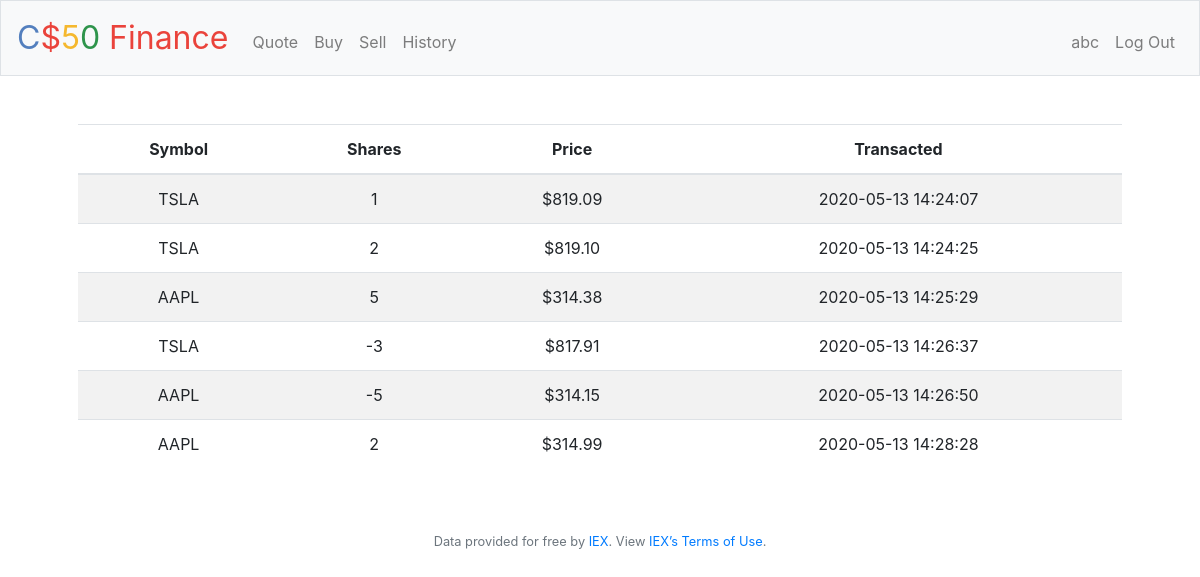
Screenshot of /history (signed in) with the database file from the repository.
### tables this page shows
CREATE TABLE history (
            id INTEGER NOT NULL,
            symbol VARCHAR(255),
            shares INTEGER UNSIGNED,
            price DECIMAL(10, 2),
            transacted DATETIME,
            FOREIGN KEY(id) REFERENCES users(id));

### pset8/finance/application.py (the view)
@app.route("/history")
@login_required
def history():
    sql = "SELECT * FROM history WHERE id=:id"
    trans = db.execute(sql, id=session["user_id"])
    for tran in trans:
        tran["price"] = usd(tran["price"])
    return render_template("history.html", trans=trans)

### pset8/finance/application.py (called while the page is built)
@app.after_request
def after_request(response):
    response.headers["Cache-Control"] = "no-cache, no-store, must-revalidate"
    response.headers["Expires"] = 0
    response.headers["Pragma"] = "no-cache"
    return response

### pset8/finance/helpers.py (called while the page is built)
def login_required(f):
    @wraps(f)
    def decorated_function(*args, **kwargs):
        if session.get("user_id") is None:
            return redirect("/login")
        return f(*args, **kwargs)
    return decorated_function

def usd(value):
    return f"${value:,.2f}"

### pset8/finance/templates/history.html (shortened to what this page needs)
{% extends "layout.html" %}
{% block main %}
    <table class="table table-striped">
        <thead>
            <tr>
                <th>Symbol</th>
                <th>Shares</th>
                <th>Price</th>
                <th>Transacted</th>
            </tr>
        </thead>
        <tbody>
            {% for tran in trans %}
                <tr>
                    <td> {{ tran["symbol"] }}</td>
                    <td> {{ tran["shares"] }}</td>
                    <td> {{ tran["price"] }}</td>
                    <td> {{ tran["transacted"] }}</td>
                </tr>
            {% endfor %}
        </tbody>
    </table>
{% endblock %}

### pset8/finance/templates/layout.html (shortened to what this page needs)
<!DOCTYPE html>
<html lang="en">
    <head>
        <link href="https://maxcdn.bootstrapcdn.com/bootstrap/4.1.3/css/bootstrap.min.css" rel="stylesheet">
        <link href="/static/styles.css" rel="stylesheet">
    </head>
    <body>
        <nav class="navbar navbar-expand-md navbar-light bg-light border">
            <a class="navbar-brand" href="/"><span class="blue">C</span><span class="red">$</span><span class="yellow">5</span><span class="green">0</span> <span class="red">Finance</span></a>
            <div class="collapse navbar-collapse" id="navbar">
                {% if session.user_id %}
                    <ul class="navbar-nav mr-auto mt-2">
                        <li class="nav-item"><a class="nav-link" href="/quote">Quote</a></li>
                        <li class="nav-item"><a class="nav-link" href="/buy">Buy</a></li>
                        <li class="nav-item"><a class="nav-link" href="/sell">Sell</a></li>
                        <li class="nav-item"><a class="nav-link" href="/history">History</a></li>
                    </ul>
                    <ul class="navbar-nav ml-auto mt-2">
                        <li class="nav-item"><a class="nav-link" href="/new_pwd">{{ session["username"] }}</a></li>
                        <li class="nav-item"><a class="nav-link" href="/logout">Log Out</a></li>
                    </ul>
                {% else %}
                    <ul class="navbar-nav ml-auto mt-2">
                        <li class="nav-item"><a class="nav-link" href="/register">Register</a></li>
                        <li class="nav-item"><a class="nav-link" href="/login">Log In</a></li>
                    </ul>
                {% endif %}
            </div>
        </nav>
        <main class="container p-5">
            {% block main %}{% endblock %}
        </main>
        <footer class="small text-center text-muted">
            Data provided for free by <a href="https://iextrading.com/developer">IEX</a>. View <a href="https://iextrading.com/api-exhibit-a/">IEX’s Terms of Use</a>.
        </footer>
    </body>
</html>

### pset8/finance/static/styles.css (style rules this page uses)
nav .navbar-brand { font-size: xx-large; }
nav .navbar-brand .blue { color: #537fbe; }
nav .navbar-brand .red { color: #ea433b; }
nav .navbar-brand .yellow { color: #f5b82e; }
nav .navbar-brand .green { color: #2e944b; }
main { overflow-x: auto; text-align: center; }

### rows the page displays
history: symbol "TSLA", shares "1", price "$819.09", transacted "2020-05-13 14:24:07"
history: symbol "TSLA", shares "2", price "$819.10", transacted "2020-05-13 14:24:25"
history: symbol "AAPL", shares "5", price "$314.38", transacted "2020-05-13 14:25:29"
history: symbol "TSLA", shares "-3", price "$817.91", transacted "2020-05-13 14:26:37"
history: symbol "AAPL", shares "-5", price "$314.15", transacted "2020-05-13 14:26:50"
history: symbol "AAPL", shares "2", price "$314.99", transacted "2020-05-13 14:28:28"

### other values shown
{{ session["username"] }} "abc"
